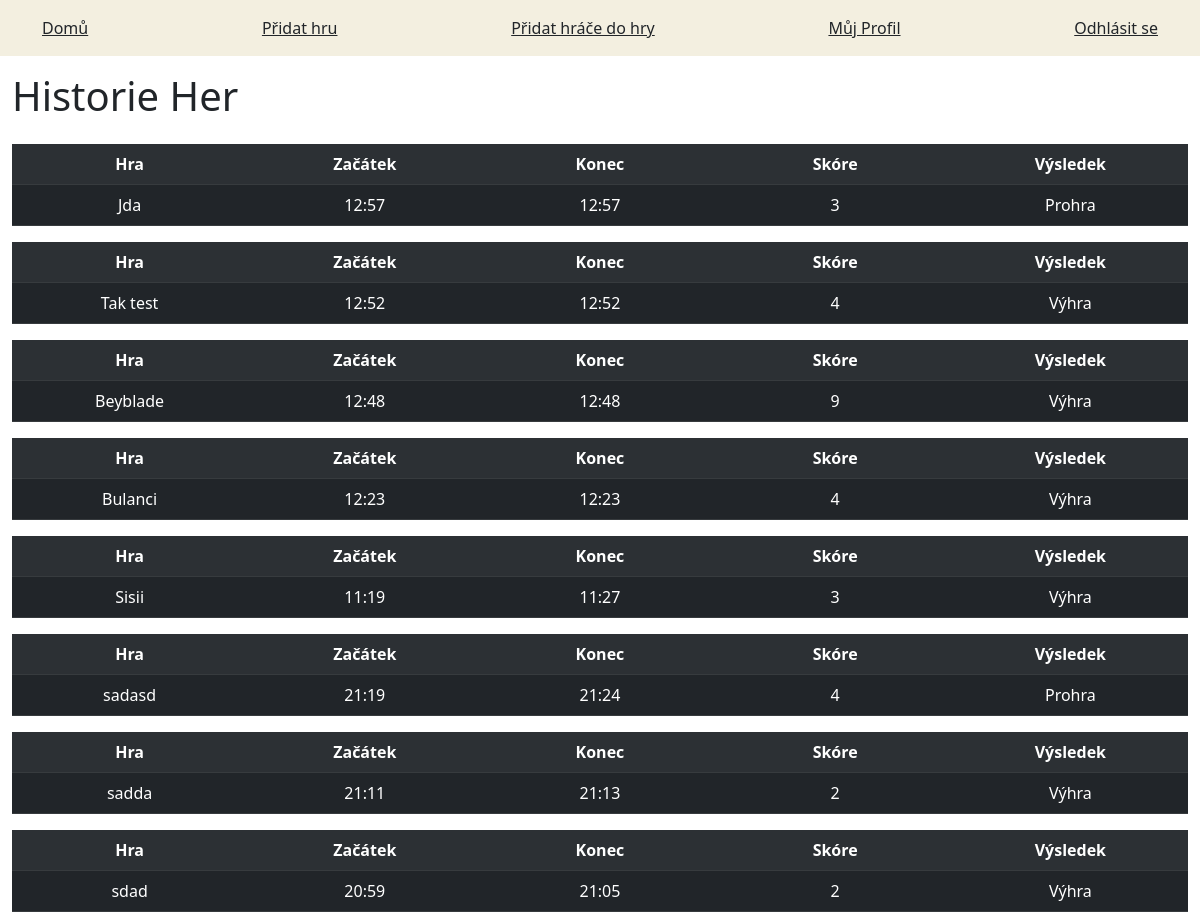
Before: /user-games (signed in, upper part) with the older database file.
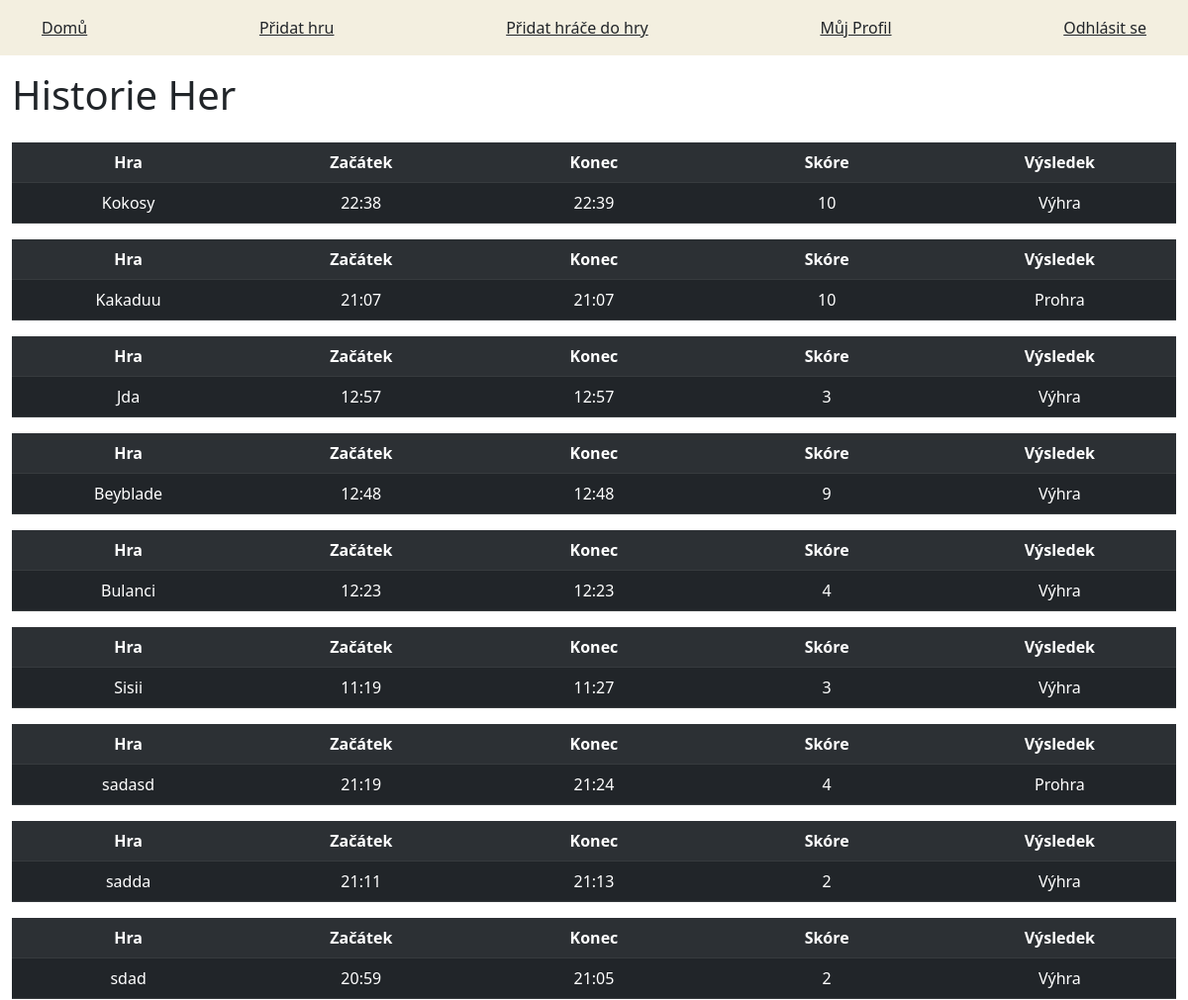
After: the same page with the newer database file.
### games/models.py (models this page shows, shortened)
class PlayerGame(models.Model):
    game = models.ForeignKey(Game, on_delete=models.CASCADE)
    player = models.ForeignKey(User, on_delete=models.CASCADE)
    score = models.IntegerField('skóre', default=0)

class Game(models.Model):
    title = models.CharField('Titulek', max_length=100)
    time_start = models.DateTimeField('Čas zahájení')
    time_end = models.DateTimeField('Čas ukončení', blank=True, null=True)
    description = models.TextField('Popisek', max_length=250)
    author = models.ForeignKey(User, on_delete=models.CASCADE)
    active = models.BooleanField('Aktivní', default=False)
    winner = models.CharField(max_length=200, null=True, blank=True)
    def get_winner(self):
        winner = self.playergame_set.aggregate(Max('score'))
        max_score = winner['score__max']
        if max_score is None:
            return None
        winner_player = self.playergame_set.filter(score=max_score).first().player
        return winner_player

### games/views.py (the view)
# urls.py: path('user-games', views.userGames, name='userGames'),
@login_required
@user_passes_test(is_player_or_admin, login_url='/')
def userGames(request):
    userGames = PlayerGame.objects.filter(player=request.user).order_by('-game__time_start')                  #historie hráče
    return render(request, 'user_games.html', {'userGames': userGames})

### games/views.py (called while the page is built)
def is_player_or_admin(user):
    if user.is_superuser:                   #funkce na určení zda je užívatel admin nebo hráč
        return user.is_superuser
    else:
        return user.groups.filter(name='Hráč').exists()

### templates/user_games.html
{% extends 'base.html' %}
{% block content %}
    <div class="container-fluid">
        <h1 class="pb-3">Historie Her</h1>
        {% for userGame in userGames %}
            <table class="table table-dark table-striped col-12 ">
                <tr>
                    <th scope="col" class="text-center">Hra</th>
                    <th scope="col" class="text-center">Začátek</th>
                    <th scope="col" class="text-center">Konec</th>
                    <th scope="col" class="text-center">Skóre</th>
                    <th scope="col" class="text-center">Výsledek</th>
                </tr>
                <tr>
                    <td class="col-2 text-center"><a class="text-white text-decoration-none" href={% url 'detail' userGame.game_id %}>{{ userGame.game.title}}</a></td>
                    <td class="col-2 text-center">{{ userGame.game.time_start|date:'H:i'}}</td>
                    <td class="col-2 text-center">{{ userGame.game.time_end|date:'H:i' }}</td>
                    <td class="col-2 text-center">{{ userGame.score }}</td>
                    <td class="col-2 text-center">
                        {% if user == userGame.game.get_winner %}
                            Výhra
                        {% else %}
                           Prohra
                        {% endif %}
                    </td>
            </table>
        {% empty %}
            <li>Uživatel nemá žádné odehrané hry</li>
        {% endfor %}
    </div>
{% endblock %}

### templates/base.html (shortened to what this page needs)
<!DOCTYPE html>
<html>
<head>
    <link href="https://cdn.jsdelivr.net/npm/bootstrap@5.0.1/dist/css/bootstrap.min.css" rel="stylesheet"
>
<link href="https://cdn.jsdelivr.net/npm/bootstrap-icons@1.5.0/font/bootstrap-icons.css" rel="stylesheet">
</head>
<body>
{% block body %}
    <div class="p-3 mb-3" style="background-color: #F3EFE0">
        <div class="container d-flex justify-content-between">
            {% if user.is_authenticated %}
                <div><a class="text-dark" href="{% url 'index' %}">Domů</a></div>
                {% for group in request.user.groups.all %}
                    {% if group.name == 'Hráč' %}
                        <div><a class="text-dark" href="{% url 'add' %}">Přidat hru</a></div>
                        <div><a class="text-dark" href="{% url 'addGamePlayers' %}">Přidat hráče do hry</a></div>
                    {% endif %}
                {% endfor %}
                <div><a class="text-dark" href="{% url 'home' %}">Můj Profil</a></div>
                <div><a class="text-dark" href="{% url 'account_logout' %}">Odhlásit se</a></div>
            {% else %}
                <div><a class="text-dark" href="{% url 'account_login' %}">Sign In</a></div>
                <div><a class="text-dark" href="{% url 'account_signup' %}">Sign Up</a></div>
            {% endif %}
        </div>
    </div>
    {% block content %}
    {% endblock %}
{% endblock %}
</body>
</html>

Changed rows visible on the page:
removed PlayerGame: game "Tak test", game.time_start "12:52", game.time_end "12:52", score "4", shows "Výhra"
added PlayerGame: game "Kokosy", game.time_start "22:38", game.time_end "22:39", score "10", shows "Výhra"
added PlayerGame: game "Kakaduu", game.time_start "21:07", game.time_end "21:07", score "10", shows "Prohra"
computed for PlayerGame "Jda": text "Prohra" → "Výhra"
